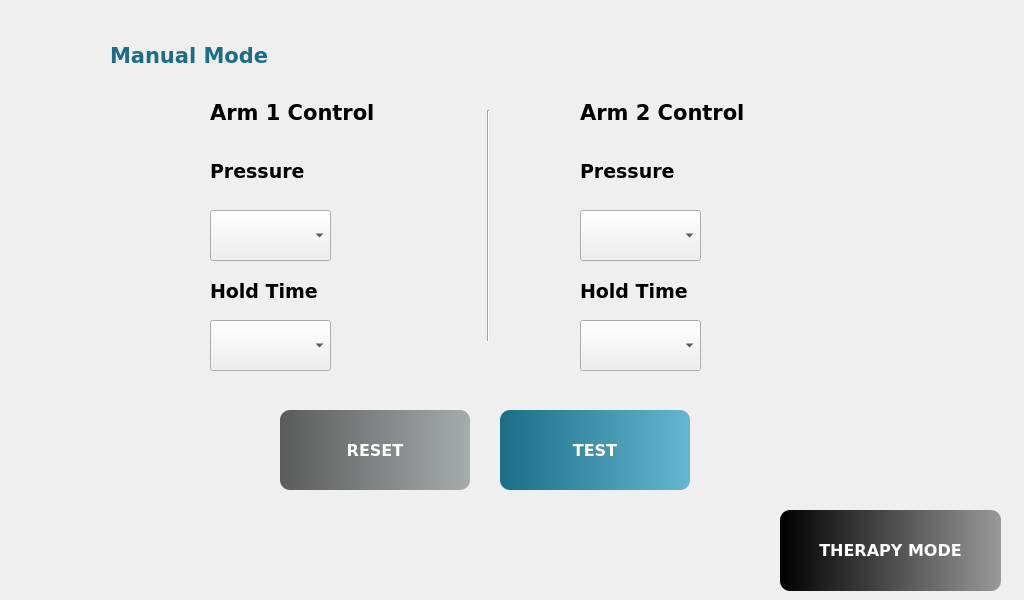
<?xml version="1.0" encoding="UTF-8"?>
<ui version="4.0">
 <class>ManualMode</class>
 <widget class="QDialog" name="ManualMode">
  <property name="geometry">
   <rect>
    <x>0</x>
    <y>0</y>
    <width>1024</width>
    <height>600</height>
   </rect>
  </property>
  <property name="windowTitle">
   <string>Dialog</string>
  </property>
  <widget class="QComboBox" name="hold2_combo">
   <property name="geometry">
    <rect>
     <x>580</x>
     <y>320</y>
     <width>121</width>
     <height>51</height>
    </rect>
   </property>
  </widget>
  <widget class="QPushButton" name="btn_test">
   <property name="geometry">
    <rect>
     <x>500</x>
     <y>410</y>
     <width>190</width>
     <height>80</height>
    </rect>
   </property>
   <property name="sizePolicy">
    <sizepolicy hsizetype="Fixed" vsizetype="Fixed">
     <horstretch>0</horstretch>
     <verstretch>0</verstretch>
    </sizepolicy>
   </property>
   <property name="font">
    <font>
     <family>DejaVu Sans</family>
     <pointsize>12</pointsize>
     <weight>75</weight>
     <bold>true</bold>
    </font>
   </property>
   <property name="styleSheet">
    <string notr="true">background-color: rgb(0, 0, 0);
color: white;
border-radius: 10px;
background-color: qlineargradient(spread:pad, x1:0, y1:0, x2:1, y2:0, stop:0 rgb(28, 109, 136), stop:1 rgb(100, 182, 209));

</string>
   </property>
   <property name="text">
    <string>TEST</string>
   </property>
  </widget>
  <widget class="QLabel" name="label">
   <property name="geometry">
    <rect>
     <x>110</x>
     <y>10</y>
     <width>401</width>
     <height>91</height>
    </rect>
   </property>
   <property name="font">
    <font>
     <family>DejaVu Sans</family>
     <pointsize>14</pointsize>
     <weight>75</weight>
     <bold>true</bold>
    </font>
   </property>
   <property name="text">
    <string>&lt;html&gt;&lt;head/&gt;&lt;body&gt;&lt;p&gt;&lt;span style=&quot; font-size:16pt; color:#1c6d88;&quot;&gt;Manual Mode&lt;/span&gt;&lt;/p&gt;&lt;/body&gt;&lt;/html&gt;</string>
   </property>
  </widget>
  <widget class="QComboBox" name="pressure2_combo">
   <property name="geometry">
    <rect>
     <x>580</x>
     <y>210</y>
     <width>121</width>
     <height>51</height>
    </rect>
   </property>
  </widget>
  <widget class="QPushButton" name="numpad_2">
   <property name="geometry">
    <rect>
     <x>710</x>
     <y>210</y>
     <width>61</width>
     <height>51</height>
    </rect>
   </property>
   <property name="styleSheet">
    <string notr="true">border:none;</string>
   </property>
   <property name="text">
    <string/>
   </property>
  </widget>
  <widget class="QComboBox" name="hold1_combo">
   <property name="geometry">
    <rect>
     <x>210</x>
     <y>320</y>
     <width>121</width>
     <height>51</height>
    </rect>
   </property>
  </widget>
  <widget class="QPushButton" name="btn_therapy_mode">
   <property name="geometry">
    <rect>
     <x>780</x>
     <y>510</y>
     <width>221</width>
     <height>81</height>
    </rect>
   </property>
   <property name="sizePolicy">
    <sizepolicy hsizetype="Fixed" vsizetype="Fixed">
     <horstretch>0</horstretch>
     <verstretch>0</verstretch>
    </sizepolicy>
   </property>
   <property name="font">
    <font>
     <family>DejaVu Sans</family>
     <pointsize>12</pointsize>
     <weight>75</weight>
     <bold>true</bold>
    </font>
   </property>
   <property name="styleSheet">
    <string notr="true">background-color: rgb(0, 0, 0);
color: white;
border-radius: 10px;
background-color: qlineargradient(spread:pad, x1:0, y1:0, x2:1, y2:0, stop:0 rgb(0, 0, 0), stop:1 rgb(153, 153, 153));

</string>
   </property>
   <property name="text">
    <string>THERAPY MODE</string>
   </property>
  </widget>
  <widget class="QLabel" name="label_8">
   <property name="geometry">
    <rect>
     <x>580</x>
     <y>280</y>
     <width>131</width>
     <height>31</height>
    </rect>
   </property>
   <property name="font">
    <font>
     <family>DejaVu Sans</family>
     <pointsize>14</pointsize>
     <weight>75</weight>
     <bold>true</bold>
    </font>
   </property>
   <property name="text">
    <string>&lt;html&gt;&lt;head/&gt;&lt;body&gt;&lt;p&gt;&lt;span style=&quot; color:#000000;&quot;&gt;Hold Time&lt;/span&gt;&lt;/p&gt;&lt;/body&gt;&lt;/html&gt;</string>
   </property>
   <property name="alignment">
    <set>Qt::AlignLeading|Qt::AlignLeft|Qt::AlignTop</set>
   </property>
  </widget>
  <widget class="QPushButton" name="btn_help">
   <property name="geometry">
    <rect>
     <x>20</x>
     <y>30</y>
     <width>60</width>
     <height>60</height>
    </rect>
   </property>
   <property name="styleSheet">
    <string notr="true">border:none;</string>
   </property>
   <property name="text">
    <string/>
   </property>
  </widget>
  <widget class="QLabel" name="label_5">
   <property name="geometry">
    <rect>
     <x>210</x>
     <y>160</y>
     <width>401</width>
     <height>31</height>
    </rect>
   </property>
   <property name="font">
    <font>
     <family>DejaVu Sans</family>
     <pointsize>14</pointsize>
     <weight>75</weight>
     <bold>true</bold>
    </font>
   </property>
   <property name="text">
    <string>&lt;html&gt;&lt;head/&gt;&lt;body&gt;&lt;p&gt;&lt;span style=&quot; color:#000000;&quot;&gt;Pressure&lt;/span&gt;&lt;/p&gt;&lt;/body&gt;&lt;/html&gt;</string>
   </property>
   <property name="alignment">
    <set>Qt::AlignLeading|Qt::AlignLeft|Qt::AlignTop</set>
   </property>
  </widget>
  <widget class="QPushButton" name="btn_back">
   <property name="geometry">
    <rect>
     <x>20</x>
     <y>520</y>
     <width>60</width>
     <height>60</height>
    </rect>
   </property>
   <property name="styleSheet">
    <string notr="true">border:none;</string>
   </property>
   <property name="text">
    <string/>
   </property>
  </widget>
  <widget class="QLabel" name="label_7">
   <property name="geometry">
    <rect>
     <x>210</x>
     <y>280</y>
     <width>141</width>
     <height>31</height>
    </rect>
   </property>
   <property name="font">
    <font>
     <family>DejaVu Sans</family>
     <pointsize>14</pointsize>
     <weight>75</weight>
     <bold>true</bold>
    </font>
   </property>
   <property name="text">
    <string>&lt;html&gt;&lt;head/&gt;&lt;body&gt;&lt;p&gt;&lt;span style=&quot; color:#000000;&quot;&gt;Hold Time&lt;/span&gt;&lt;/p&gt;&lt;/body&gt;&lt;/html&gt;</string>
   </property>
   <property name="alignment">
    <set>Qt::AlignLeading|Qt::AlignLeft|Qt::AlignTop</set>
   </property>
  </widget>
  <widget class="QPushButton" name="btn_reset">
   <property name="geometry">
    <rect>
     <x>280</x>
     <y>410</y>
     <width>190</width>
     <height>80</height>
    </rect>
   </property>
   <property name="sizePolicy">
    <sizepolicy hsizetype="Fixed" vsizetype="Fixed">
     <horstretch>0</horstretch>
     <verstretch>0</verstretch>
    </sizepolicy>
   </property>
   <property name="font">
    <font>
     <family>DejaVu Sans</family>
     <pointsize>12</pointsize>
     <weight>75</weight>
     <bold>true</bold>
    </font>
   </property>
   <property name="styleSheet">
    <string notr="true">background-color: rgb(0, 0, 0);
color: white;
border-radius: 10px;
background-color: qlineargradient(spread:pad, x1:0, y1:0, x2:1, y2:0, stop:0 rgb(90, 91, 91), stop:1 rgb(166, 171, 172));

</string>
   </property>
   <property name="text">
    <string>RESET</string>
   </property>
  </widget>
  <widget class="QComboBox" name="pressure1_combo">
   <property name="geometry">
    <rect>
     <x>210</x>
     <y>210</y>
     <width>121</width>
     <height>51</height>
    </rect>
   </property>
  </widget>
  <widget class="QLabel" name="label_4">
   <property name="geometry">
    <rect>
     <x>210</x>
     <y>100</y>
     <width>171</width>
     <height>41</height>
    </rect>
   </property>
   <property name="font">
    <font>
     <family>DejaVu Sans</family>
     <pointsize>14</pointsize>
     <weight>75</weight>
     <bold>true</bold>
    </font>
   </property>
   <property name="text">
    <string>&lt;html&gt;&lt;head/&gt;&lt;body&gt;&lt;p&gt;&lt;span style=&quot; font-size:16pt; color:#000000;&quot;&gt;Arm 1 Control&lt;/span&gt;&lt;/p&gt;&lt;/body&gt;&lt;/html&gt;</string>
   </property>
   <property name="alignment">
    <set>Qt::AlignLeading|Qt::AlignLeft|Qt::AlignTop</set>
   </property>
  </widget>
  <widget class="QLabel" name="label_6">
   <property name="geometry">
    <rect>
     <x>580</x>
     <y>160</y>
     <width>141</width>
     <height>31</height>
    </rect>
   </property>
   <property name="font">
    <font>
     <family>DejaVu Sans</family>
     <pointsize>14</pointsize>
     <weight>75</weight>
     <bold>true</bold>
    </font>
   </property>
   <property name="text">
    <string>&lt;html&gt;&lt;head/&gt;&lt;body&gt;&lt;p&gt;&lt;span style=&quot; color:#000000;&quot;&gt;Pressure&lt;/span&gt;&lt;/p&gt;&lt;/body&gt;&lt;/html&gt;</string>
   </property>
   <property name="alignment">
    <set>Qt::AlignLeading|Qt::AlignLeft|Qt::AlignTop</set>
   </property>
  </widget>
  <widget class="QLabel" name="label_3">
   <property name="geometry">
    <rect>
     <x>580</x>
     <y>100</y>
     <width>191</width>
     <height>31</height>
    </rect>
   </property>
   <property name="font">
    <font>
     <family>DejaVu Sans</family>
     <pointsize>14</pointsize>
     <weight>75</weight>
     <bold>true</bold>
    </font>
   </property>
   <property name="text">
    <string>&lt;html&gt;&lt;head/&gt;&lt;body&gt;&lt;p&gt;&lt;span style=&quot; font-size:16pt; color:#000000;&quot;&gt;Arm 2 Control&lt;/span&gt;&lt;/p&gt;&lt;/body&gt;&lt;/html&gt;</string>
   </property>
   <property name="alignment">
    <set>Qt::AlignLeading|Qt::AlignLeft|Qt::AlignTop</set>
   </property>
  </widget>
  <widget class="QPushButton" name="numpad_1">
   <property name="geometry">
    <rect>
     <x>340</x>
     <y>210</y>
     <width>61</width>
     <height>51</height>
    </rect>
   </property>
   <property name="styleSheet">
    <string notr="true">border:none;</string>
   </property>
   <property name="text">
    <string/>
   </property>
  </widget>
  <widget class="Line" name="line">
   <property name="geometry">
    <rect>
     <x>480</x>
     <y>110</y>
     <width>16</width>
     <height>231</height>
    </rect>
   </property>
   <property name="orientation">
    <enum>Qt::Vertical</enum>
   </property>
  </widget>
  <widget class="QPushButton" name="numpad_3">
   <property name="geometry">
    <rect>
     <x>340</x>
     <y>320</y>
     <width>61</width>
     <height>51</height>
    </rect>
   </property>
   <property name="styleSheet">
    <string notr="true">border:none;</string>
   </property>
   <property name="text">
    <string/>
   </property>
  </widget>
  <widget class="QPushButton" name="numpad_4">
   <property name="geometry">
    <rect>
     <x>710</x>
     <y>320</y>
     <width>61</width>
     <height>51</height>
    </rect>
   </property>
   <property name="styleSheet">
    <string notr="true">border:none;</string>
   </property>
   <property name="text">
    <string/>
   </property>
  </widget>
 </widget>
 <resources/>
 <connections/>
</ui>
